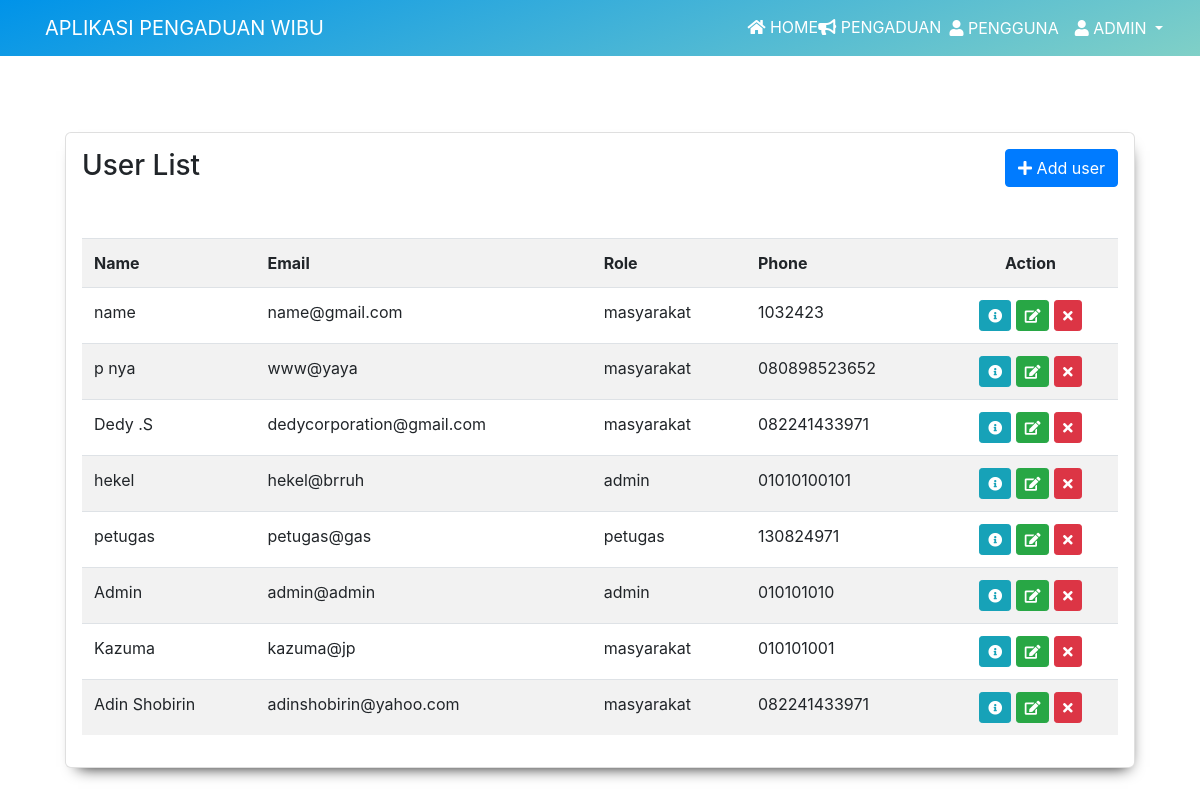
Page /pengguna.php (signed in) on the committed database.
### tables this page shows
CREATE TABLE `user` (
  `id` int(10) UNSIGNED NOT NULL,
  `nama` varchar(50) NOT NULL,
  `email` varchar(150) NOT NULL,
  `password` varchar(100) NOT NULL,
  `alamat` text NOT NULL,
  `telp` varchar(15) NOT NULL,
  `role` varchar(12) NOT NULL,
  `created_at` timestamp NOT NULL DEFAULT current_timestamp() ON UPDATE current_timestamp()
);

### break.php (called while the page is built, shortened)
<?php
   include('koneksi.php');
   $user_check = $_SESSION['login_user'];
   $ses_sql = mysqli_query($koneksi,"select * from user where email = '$user_check' ");
   $row = mysqli_fetch_array($ses_sql,MYSQLI_ASSOC);
?>

### pengguna.php (the view, shortened to what this page needs)
<?php
   include('break.php');
?>
<!DOCTYPE html>
<html>
<head>
  <link rel="stylesheet" type="text/css" href="css/style.css">
	<link rel="stylesheet" type="text/css" href="font_awesome/css/all.css">
	<link rel="stylesheet" href="https://stackpath.bootstrapcdn.com/bootstrap/4.3.1/css/bootstrap.min.css">
</head>
<body>
	<nav class="navbar navbar-expand-lg fixed-top navbar-light">
    <div class="container">
      <a class="navbar-brand"  href="#" style="color:white; text-transform: uppercase;">aplikasi pengaduan wibu</a>
      <div class="collapse navbar-collapse" id="navbarNavAltMarkup">
        <div class="navbar-nav col-md-9 offset-md-6">
          <a class="nav-item" id="teks" href="index.php" style="color: white; text-decoration: none;"><i class="fa fa-home"></i> Home </a>
          <a class="nav-item" id="teks" href="pengaduan.php" style="color: white; text-decoration: none;"><i class="fa fa-bullhorn"></i> Pengaduan</a>
          <?php if ($row['role'] !== 'masyarakat') { ?>
	        <li class="nav-item">
	          <a class="nav-link" href="pengguna.php" id="teks1">
	          	<span style="color: #ffff;"><i class="fa fa-user"></i> Pengguna</span>
	          </a>
	        </li>
	    	<?php }?>
	    	<li class="nav-item dropdown">
            <a class="nav-link dropdown-toggle" href="#" id="navbarDropdownMenuLink" role="button" data-toggle="dropdown" aria-haspopup="true" aria-expanded="false" style="color: white;">
               <i class="fa fa-user"></i> <?php echo $row['nama']; ?>
            </a>
          	</li>
        </div>
      </div>
    </div>
  </nav><br><br><br><br><br>
	<div class="container-fluid">
		<div class="row justify-content-center" style="margin-top: 1%">
			<div class="col-md-11">
				<div class="card p-3">
					<div class="row mb-5">
						<div class="col-md-6">
							<h3>User List</h3>
						</div>
						<?php if ($row['role'] == "admin") { ?>
						<div class="col-md-6 text-right">
						<a href="tambah_pengguna.php" class="btn btn-primary">
							<i class="fa fa-plus"></i>
							Add user
							</a>
						</div>
						<?php } ?>
					</div>
					<table class="table table-hover table-striped">
						<tr>
							<th>Name</th>
							<th>Email</th>
							<th>Role</th>
							<th>Phone</th>
							<th class="text-center">Action</th>
						</tr>
						<?php
							include 'koneksi.php';
							$data = mysqli_query($koneksi,"SELECT * from user ORDER BY created_at desc");
							while($d = mysqli_fetch_array($data)) {
						 ?>
						<tr>
							<td><?php echo $d['nama']; ?></td>
							<td><?php echo $d['email']; ?></td>
							<td><?php echo $d['role']; ?></td>
							<td ><?php echo $d['telp']; ?></td>
							<td class="text-center">
								<a href="detail_pengguna.php?id=<?php echo $d['id']; ?>" class="btn btn-info btn-sm">
									<i class="text-white fa fa-info-circle"></i>
								</a>
								<?php if ($row['role'] == 'admin') { ?>
								<a href="edit_pengguna.php?id=<?php echo $d['id']; ?>" class="btn btn-success btn-sm">
									<i class="text-white fa fa-edit"></i>
								</a>
								<a href="" class="btn btn-danger btn-sm" data-bs-toggle="modal" data-bs-target="#deleteModal<?php echo $d['id']; ?>">
									<i class="text-white fa fa-times"></i>
								</a>
							</td>
						</tr>
						<?php } ?>
					<?php } ?>
					</table>
				</div>
			</div>
		</div>
	</div>
	<br><br><br><br>
</body>
</html>

### css/style.css (style rules this page uses)
body { background-color: #e6f7f5; }

### pengguna.php (style rules this page uses)
.text-right { text-align: right !important; }
.text-center { text-align: center !important; }
.card { box-shadow: 3px 9px 15px -10px #000; border-radius: 6px; }
.navbar { background-color: #0093E9; background-image: linear-gradient(160deg, #0093E9 0%, #80D0C7 100%); }
.navbar-nav { text-transform: uppercase; color: #e6fcff; }
#teks { position: relative; top: 7px; }

### rows in the picture
user: nama "ADMIN", nama "Admin", email "admin@admin", role "admin", telp "010101010"
user: nama "name", email "name@gmail.com", role "masyarakat", telp "1032423"
user: nama "p nya", email "www@yaya", role "masyarakat", telp "080898523652"
user: nama "Dedy .S", email "dedycorporation@gmail.com", role "masyarakat", telp "082241433971"
user: nama "hekel", email "hekel@brruh", role "admin", telp "01010100101"
user: nama "petugas", email "petugas@gas", role "petugas", telp "130824971"
user: nama "Kazuma", email "kazuma@jp", role "masyarakat", telp "010101001"
user: nama "Adin Shobirin", email "adinshobirin@yahoo.com", role "masyarakat", telp "082241433971"
